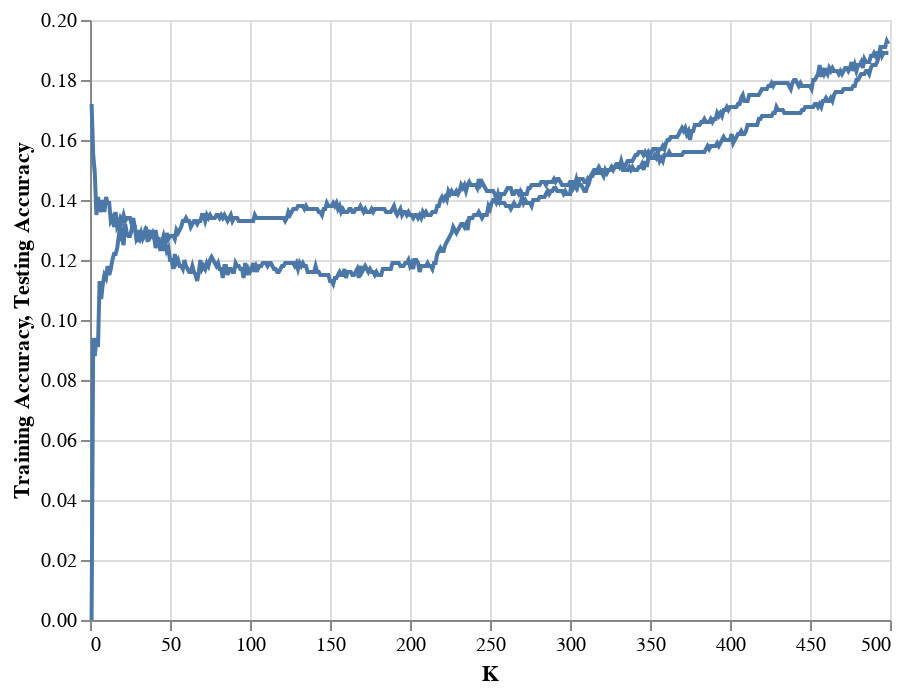

This figure's notebook cell:
### Markdown cell above
**(b)** Plotting Classification Error against K

### Code cell
K_List = [k for k in range(1, 500)]
Accuracy_Train = [1 - KNeighborsClassifier(n_neighbors = k).fit(X_data, Y_data).score(X_data, Y_data) for k in K_List] 
Accuracy_Test = [1 - KNeighborsClassifier(n_neighbors = k).fit(X_data, Y_data).score(X_test, Y_test) for k in K_List]
plot_data = pd.DataFrame({'K': K_List, 'Training Accuracy': Accuracy_Train, 'Testing Accuracy': Accuracy_Test})
training_plot = alt.Chart(plot_data).mark_line().encode(x='K', y=alt.Y('Training Accuracy', scale=alt.Scale(zero=False)))
testing_plot = alt.Chart(plot_data).mark_line().encode(x='K', y=alt.Y('Testing Accuracy', scale=alt.Scale(zero=False)))
training_plot + testing_plot

### Figure 1 — Vega-Lite specification as saved in the notebook (floating-point values rounded to 4 significant figures; data arrays with more than 128 entries replaced by an {"elided": "..."} marker saying what was removed)
{"config": {"view": {"continuousWidth": 400, "continuousHeight": 300}}, "layer": [{"mark": "line", "encoding": {"x": {"field": "K", "type": "quantitative"}, "y": {"field": "Training Accuracy", "scale": {"zero": false}, "type": "quantitative"}}}, {"mark": "line", "encoding": {"x": {"field": "K", "type": "quantitative"}, "y": {"field": "Testing Accuracy", "scale": {"zero": false}, "type": "quantitative"}}}], "data": {"name": "data-2b987c2b5686ca4605307061c78c7089"}, "$schema": "https://vega.github.io/schema/vega-lite/v4.17.0.json", "datasets": {"data-2b987c2b5686ca4605307061c78c7089": {"elided": "499 records"}}}
